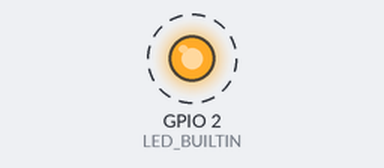
The sketch below on a simulated ESP32. Parts: output pins drawn as LEDs (lit = HIGH). Dashed ring = blinking. What the sketch prints to the serial monitor is not drawn.

Above: at 1.2 s.
Timing chart, 0 to 4.0 s (numbered marks = the images above):
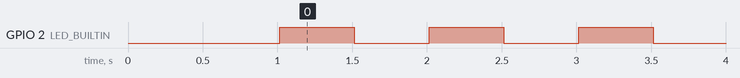

Measured:
- by itself, GPIO 2 (LED_BUILTIN): alternates HIGH for 0.50 s and LOW for 0.50 s

The sketch:

xiaoML-dual-core.ino
```cpp
#include "Arduino.h"
#include "freertos/FreeRTOS.h"
#include "freertos/task.h"


// The size of the stack for the Core 0 task, in words.
const UBaseType_t myStackWords = 739;  // the output will give you suggestions on this

// We need a task handle to get information about the task, like its stack usage.
TaskHandle_t TaskCore0Handle = NULL;


// The function for Core 0 - blinks the LED
void TaskCore0( void * pvParameters ) {

  // Initialize the LED pin for this task
  pinMode(LED_BUILTIN, OUTPUT);

  for(;;) {
    digitalWrite(LED_BUILTIN, HIGH);
    // Use vTaskDelay for FreeRTOS tasks
    vTaskDelay(500 / portTICK_PERIOD_MS);
    digitalWrite(LED_BUILTIN, LOW);
    vTaskDelay(500 / portTICK_PERIOD_MS);
  }
}

// The setup() function, which runs on Core 1 by default
void setup() {
  Serial.begin(115200);

  // Wait for the serial port to be ready
  delay(1000);

  Serial.print("Setup is running on Core ");
  Serial.println(xPortGetCoreID());

  // Create the LED task and pin it to Core 0
  // Note the addition of &TaskCore0Handle to store the task handle
  xTaskCreatePinnedToCore(
    TaskCore0,          // Task function
    "LedTask",          // Task name
    myStackWords,       // Stack size in words, using our new variable
    NULL,               // Task input parameter
    1,                  // Task priority
    &TaskCore0Handle,   // Task handle (now stored in our global variable)
    0                   // Core to run the task on (Core 0)
  );
}

// The loop() function, which also runs on Core 1 by default
void loop() {
  Serial.print("Loop is running on Core ");
  Serial.println(xPortGetCoreID());

  // A simple serial print to show that Core 1 is busy
  Serial.println("Hello from Core 1! The LED is controlled by Core 0");

  // Check if the task handle is valid before getting the stack information
  if(TaskCore0Handle != NULL) {
    // Get and print the remaining stack for the Core 0 task
    UBaseType_t remainingStack = uxTaskGetStackHighWaterMark(TaskCore0Handle);
    //Serial.print("LED Task remaining stack (words): ");
    //Serial.println(remainingStack);

    // Calculate the suggested stack size with a 10% safety buffer.
    UBaseType_t suggestedSize = (myStackWords - remainingStack) * 1.1;
    Serial.print("You set a stacksize for core 0 of (words): ");
    Serial.println(myStackWords);
    Serial.print("Suggested stack size for core 0 (words): ");
    Serial.println(suggestedSize);
    Serial.println("---------------------------");
    Serial.println();
  }

  delay(1000);
}
```
